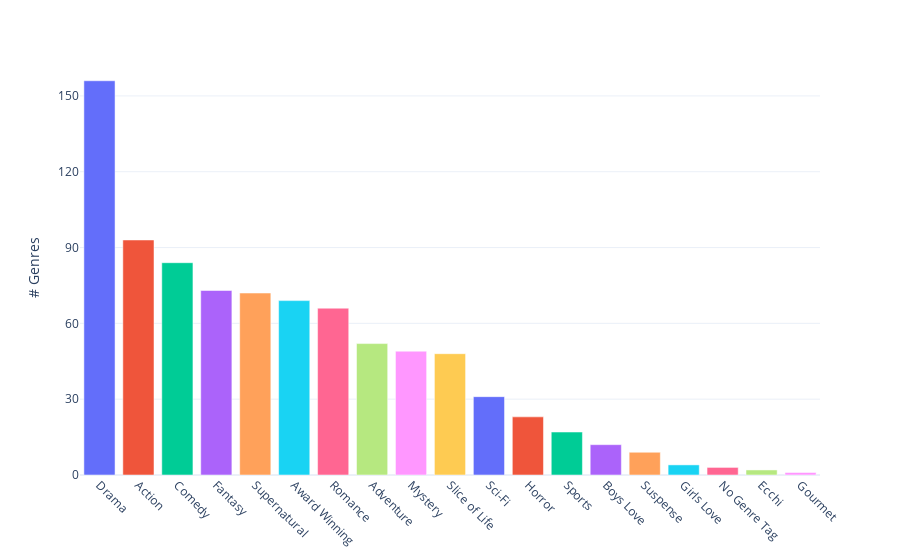

The notebook cell this image was saved under:
### Code cell
fig = px.bar(x = genres_manga.sum().sort_values(ascending=False)[1:].index, y =genres_manga.sum().sort_values(ascending=False)[1:].values , color = genres_manga.sum()[1:].index, template= "plotly_white")
fig.layout.update(showlegend = False, yaxis_title="# Genres", xaxis_title=None)
fig.update_xaxes(tickangle=45)
fig.update_yaxes(tickvals = np.arange(0,151,30))
fig.show()

### Figure 1 — Plotly figure (JSON) as saved in the notebook; plotly's stock layout.template omitted (floating-point values rounded to 4 significant figures)
{"data": [{"alignmentgroup": "True", "hovertemplate": "color=Adventure<br>x=%{x}<br>y=%{y}<extra></extra>", "legendgroup": "Adventure", "marker": {"color": "#636efa", "pattern": {"shape": ""}}, "name": "Adventure", "offsetgroup": "Adventure", "orientation": "v", "showlegend": true, "textposition": "auto", "type": "bar", "x": ["Drama"], "xaxis": "x", "y": [156], "yaxis": "y"}, {"alignmentgroup": "True", "hovertemplate": "color=Award Winning<br>x=%{x}<br>y=%{y}<extra></extra>", "legendgroup": "Award Winning", "marker": {"color": "#EF553B", "pattern": {"shape": ""}}, "name": "Award Winning", "offsetgroup": "Award Winning", "orientation": "v", "showlegend": true, "textposition": "auto", "type": "bar", "x": ["Action"], "xaxis": "x", "y": [93], "yaxis": "y"}, {"alignmentgroup": "True", "hovertemplate": "color=Boys Love<br>x=%{x}<br>y=%{y}<extra></extra>", "legendgroup": "Boys Love", "marker": {"color": "#00cc96", "pattern": {"shape": ""}}, "name": "Boys Love", "offsetgroup": "Boys Love", "orientation": "v", "showlegend": true, "textposition": "auto", "type": "bar", "x": ["Comedy"], "xaxis": "x", "y": [84], "yaxis": "y"}, {"alignmentgroup": "True", "hovertemplate": "color=Comedy<br>x=%{x}<br>y=%{y}<extra></extra>", "legendgroup": "Comedy", "marker": {"color": "#ab63fa", "pattern": {"shape": ""}}, "name": "Comedy", "offsetgroup": "Comedy", "orientation": "v", "showlegend": true, "textposition": "auto", "type": "bar", "x": ["Fantasy"], "xaxis": "x", "y": [73], "yaxis": "y"}, {"alignmentgroup": "True", "hovertemplate": "color=Drama<br>x=%{x}<br>y=%{y}<extra></extra>", "legendgroup": "Drama", "marker": {"color": "#FFA15A", "pattern": {"shape": ""}}, "name": "Drama", "offsetgroup": "Drama", "orientation": "v", "showlegend": true, "textposition": "auto", "type": "bar", "x": ["Supernatural"], "xaxis": "x", "y": [72], "yaxis": "y"}, {"alignmentgroup": "True", "hovertemplate": "color=Ecchi<br>x=%{x}<br>y=%{y}<extra></extra>", "legendgroup": "Ecchi", "marker": {"color": "#19d3f3", "pattern": {"shape": ""}}, "name": "Ecchi", "offsetgroup": "Ecchi", "orientation": "v", "showlegend": true, "textposition": "auto", "type": "bar", "x": ["Award Winning"], "xaxis": "x", "y": [69], "yaxis": "y"}, {"alignmentgroup": "True", "hovertemplate": "color=Fantasy<br>x=%{x}<br>y=%{y}<extra></extra>", "legendgroup": "Fantasy", "marker": {"color": "#FF6692", "pattern": {"shape": ""}}, "name": "Fantasy", "offsetgroup": "Fantasy", "orientation": "v", "showlegend": true, "textposition": "auto", "type": "bar", "x": ["Romance"], "xaxis": "x", "y": [66], "yaxis": "y"}, {"alignmentgroup": "True", "hovertemplate": "color=Girls Love<br>x=%{x}<br>y=%{y}<extra></extra>", "legendgroup": "Girls Love", "marker": {"color": "#B6E880", "pattern": {"shape": ""}}, "name": "Girls Love", "offsetgroup": "Girls Love", "orientation": "v", "showlegend": true, "textposition": "auto", "type": "bar", "x": ["Adventure"], "xaxis": "x", "y": [52], "yaxis": "y"}, {"alignmentgroup": "True", "hovertemplate": "color=Gourmet<br>x=%{x}<br>y=%{y}<extra></extra>", "legendgroup": "Gourmet", "marker": {"color": "#FF97FF", "pattern": {"shape": ""}}, "name": "Gourmet", "offsetgroup": "Gourmet", "orientation": "v", "showlegend": true, "textposition": "auto", "type": "bar", "x": ["Mystery"], "xaxis": "x", "y": [49], "yaxis": "y"}, {"alignmentgroup": "True", "hovertemplate": "color=Horror<br>x=%{x}<br>y=%{y}<extra></extra>", "legendgroup": "Horror", "marker": {"color": "#FECB52", "pattern": {"shape": ""}}, "name": "Horror", "offsetgroup": "Horror", "orientation": "v", "showlegend": true, "textposition": "auto", "type": "bar", "x": ["Slice of Life"], "xaxis": "x", "y": [48], "yaxis": "y"}, {"alignmentgroup": "True", "hovertemplate": "color=Mystery<br>x=%{x}<br>y=%{y}<extra></extra>", "legendgroup": "Mystery", "marker": {"color": "#636efa", "pattern": {"shape": ""}}, "name": "Mystery", "offsetgroup": "Mystery", "orientation": "v", "showlegend": true, "textposition": "auto", "type": "bar", "x": ["Sci-Fi"], "xaxis": "x", "y": [31], "yaxis": "y"}, {"alignmentgroup": "True", "hovertemplate": "color=No Genre Tag<br>x=%{x}<br>y=%{y}<extra></extra>", "legendgroup": "No Genre Tag", "marker": {"color": "#EF553B", "pattern": {"shape": ""}}, "name": "No Genre Tag", "offsetgroup": "No Genre Tag", "orientation": "v", "showlegend": true, "textposition": "auto", "type": "bar", "x": ["Horror"], "xaxis": "x", "y": [23], "yaxis": "y"}, {"alignmentgroup": "True", "hovertemplate": "color=Romance<br>x=%{x}<br>y=%{y}<extra></extra>", "legendgroup": "Romance", "marker": {"color": "#00cc96", "pattern": {"shape": ""}}, "name": "Romance", "offsetgroup": "Romance", "orientation": "v", "showlegend": true, "textposition": "auto", "type": "bar", "x": ["Sports"], "xaxis": "x", "y": [17], "yaxis": "y"}, {"alignmentgroup": "True", "hovertemplate": "color=Sci-Fi<br>x=%{x}<br>y=%{y}<extra></extra>", "legendgroup": "Sci-Fi", "marker": {"color": "#ab63fa", "pattern": {"shape": ""}}, "name": "Sci-Fi", "offsetgroup": "Sci-Fi", "orientation": "v", "showlegend": true, "textposition": "auto", "type": "bar", "x": ["Boys Love"], "xaxis": "x", "y": [12], "yaxis": "y"}, {"alignmentgroup": "True", "hovertemplate": "color=Slice of Life<br>x=%{x}<br>y=%{y}<extra></extra>", "legendgroup": "Slice of Life", "marker": {"color": "#FFA15A", "pattern": {"shape": ""}}, "name": "Slice of Life", "offsetgroup": "Slice of Life", "orientation": "v", "showlegend": true, "textposition": "auto", "type": "bar", "x": ["Suspense"], "xaxis": "x", "y": [9], "yaxis": "y"}, {"alignmentgroup": "True", "hovertemplate": "color=Sports<br>x=%{x}<br>y=%{y}<extra></extra>", "legendgroup": "Sports", "marker": {"color": "#19d3f3", "pattern": {"shape": ""}}, "name": "Sports", "offsetgroup": "Sports", "orientation": "v", "showlegend": true, "textposition": "auto", "type": "bar", "x": ["Girls Love"], "xaxis": "x", "y": [4], "yaxis": "y"}, {"alignmentgroup": "True", "hovertemplate": "color=Supernatural<br>x=%{x}<br>y=%{y}<extra></extra>", "legendgroup": "Supernatural", "marker": {"color": "#FF6692", "pattern": {"shape": ""}}, "name": "Supernatural", "offsetgroup": "Supernatural", "orientation": "v", "showlegend": true, "textposition": "auto", "type": "bar", "x": ["No Genre Tag"], "xaxis": "x", "y": [3], "yaxis": "y"}, {"alignmentgroup": "True", "hovertemplate": "color=Suspense<br>x=%{x}<br>y=%{y}<extra></extra>", "legendgroup": "Suspense", "marker": {"color": "#B6E880", "pattern": {"shape": ""}}, "name": "Suspense", "offsetgroup": "Suspense", "orientation": "v", "showlegend": true, "textposition": "auto", "type": "bar", "x": ["Ecchi"], "xaxis": "x", "y": [2], "yaxis": "y"}, {"alignmentgroup": "True", "hovertemplate": "color=Score<br>x=%{x}<br>y=%{y}<extra></extra>", "legendgroup": "Score", "marker": {"color": "#FF97FF", "pattern": {"shape": ""}}, "name": "Score", "offsetgroup": "Score", "orientation": "v", "showlegend": true, "textposition": "auto", "type": "bar", "x": ["Gourmet"], "xaxis": "x", "y": [1], "yaxis": "y"}], "layout": {"autosize": true, "barmode": "relative", "legend": {"title": {"text": "color"}, "tracegroupgap": 0}, "margin": {"t": 60}, "showlegend": false, "xaxis": {"anchor": "y", "autorange": false, "domain": [0, 1], "range": [-0.5, 18.5], "tickangle": 45, "title": {}, "type": "category"}, "yaxis": {"anchor": "x", "autorange": true, "domain": [0, 1], "range": [0, 164.2], "tickvals": [0, 30, 60, 90, 120, 150], "title": {"text": "# Genres"}, "type": "linear"}}}
